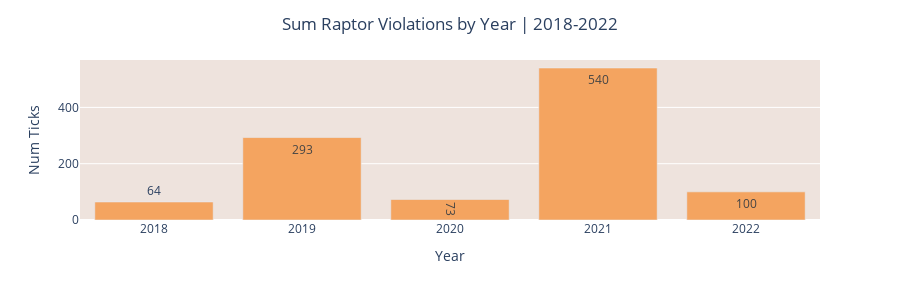

The cell this chart's notebook holds for it:
### Markdown cell above
## By Year

### Code cell
rapt_year_bb = df_rapt_bb['Date'].groupby(df_rapt_bb['Date'].dt.year).count()

fig = px.bar(rapt_year_bb, text_auto=True, height=300)
fig.update_xaxes(title='Year')
fig.update_yaxes(title='Num Ticks')
fig.update_traces(marker_color='#F4A460')
fig.update_layout(title='Sum Raptor Violations by Year | 2018-2022', title_x=0.5, showlegend=False, plot_bgcolor='#EEE3DD')
fig.write_html(html_folder + 'year_viol.html')
fig

### Figure 1 — Plotly figure (JSON) as saved in the notebook; plotly's stock layout.template omitted (floating-point values rounded to 4 significant figures)
{"data": [{"alignmentgroup": "True", "hovertemplate": "variable=Date<br>index=%{x}<br>value=%{y}<extra></extra>", "legendgroup": "Date", "marker": {"color": "#F4A460", "pattern": {"shape": ""}}, "name": "Date", "offsetgroup": "Date", "orientation": "v", "showlegend": true, "textposition": "auto", "texttemplate": "%{y}", "type": "bar", "x": [2018, 2019, 2020, 2021, 2022], "xaxis": "x", "y": [64, 293, 73, 540, 100], "yaxis": "y"}], "layout": {"barmode": "relative", "height": 300, "legend": {"title": {"text": "variable"}, "tracegroupgap": 0}, "margin": {"t": 60}, "plot_bgcolor": "#EEE3DD", "showlegend": false, "title": {"text": "Sum Raptor Violations by Year | 2018-2022", "x": 0.5}, "xaxis": {"anchor": "y", "domain": [0, 1], "title": {"text": "Year"}}, "yaxis": {"anchor": "x", "domain": [0, 1], "title": {"text": "Num Ticks"}}}}
